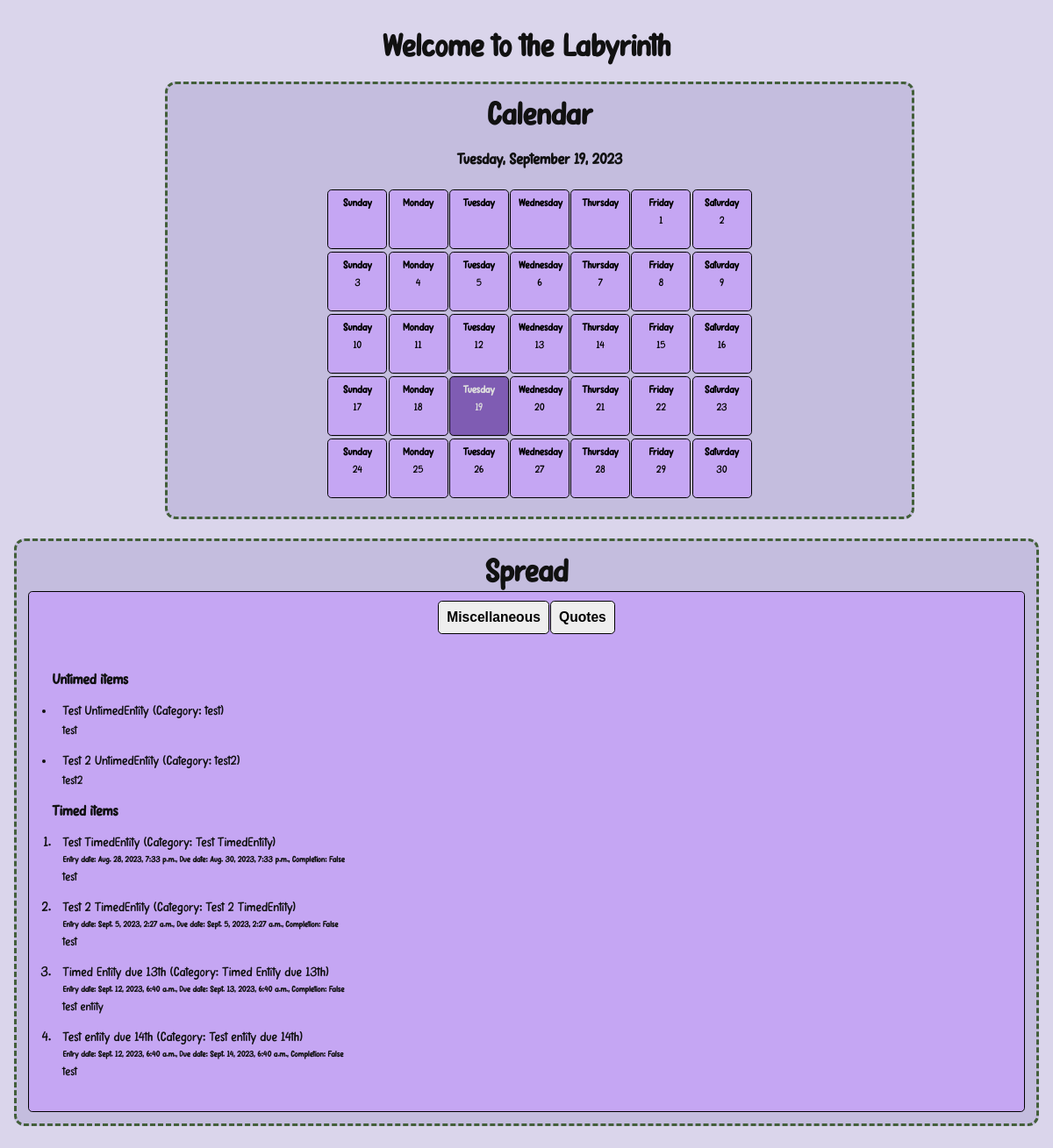
The page /the_labyrinth/ on the database as committed earlier.
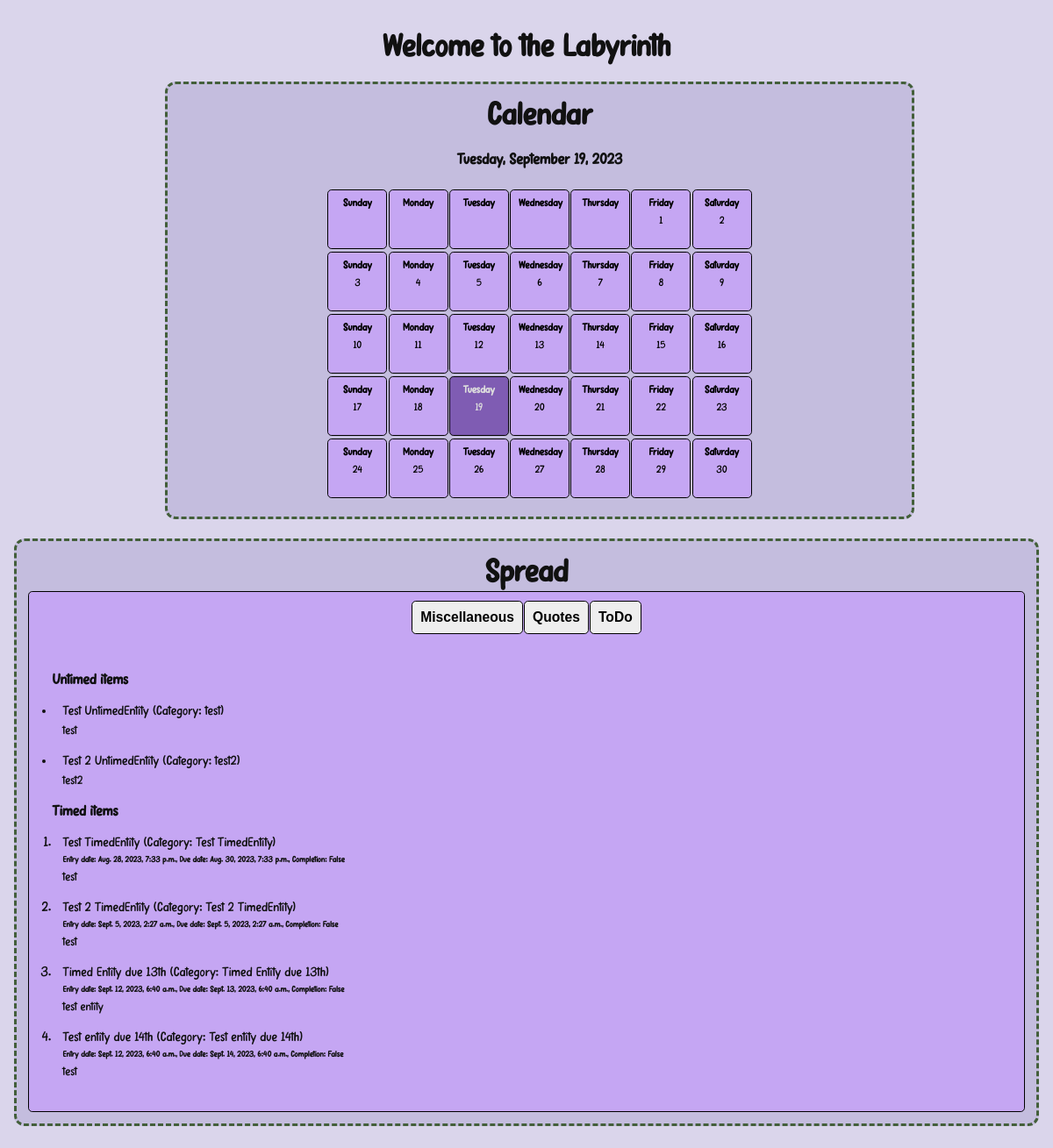
The same page on the database as committed later.
### the_labyrinth/models.py (models this page shows, shortened)
class Domain(models.Model):
    domain_name = models.CharField(max_length=100)
    start_date = models.DateField("Beginning Date")
    end_date = models.DateField("Ending Date")
    description = models.CharField(max_length=300)

class UntimedEntity(models.Model):
    domains = models.ForeignKey(Domain, on_delete=models.CASCADE, related_name="untimedEntity")
    entity_name = models.CharField(max_length=100)
    category = models.CharField(max_length=100)
    text = models.TextField("Notes")

class TimedEntity(models.Model):
    domains = models.ForeignKey(Domain, on_delete=models.CASCADE, related_name="timedEntity")
    entity_name = models.CharField(max_length=100)
    category = models.CharField(max_length = 100)
    start_date_time = models.DateTimeField("Entry Date")
    end_date_time = models.DateTimeField("Due Date")
    text = models.TextField("Description")
    complete = models.BooleanField()

### the_labyrinth/views.py (the view)
# urls.py: path("", views.labyrinth, name="labyrinth")
def labyrinth(request):
    return render(request, "the_labyrinth/labyrinth.html", {"d": domains, "u": untimedEntities, "t": timedEntities})

### the_labyrinth/templatetags/the_labyrinth_extras.py (called while the page is built)
@register.filter(name="from_domain")
def in_domain(obj, domain):
    return obj.filter(domains=domain)

### the_labyrinth/templates/the_labyrinth/labyrinth.html (shortened to what this page needs)
{% load static %}
{% load the_labyrinth_extras %}
<html>
    <head>
        <link rel="stylesheet" href="{% static 'the_labyrinth/labyrinth.css' %}">
    </head>
    <body>
        {% block content %}
        <h1 class="intro">Welcome to the Labyrinth</h1>
        <div id="calendar">
            <h2>Calendar</h2>
        </div>
        <br>
        <div id="spread">
            <h2>Spread</h2>
            <div id="spread_full_box">
                <div id="spread_buttons">
                    {% for i in d %}
                        <button onclick="toggle_spread('{{i.domain_name}}')"><h3>{{i.domain_name}}</h3></button>
                    {% endfor %}
                </div>
                <br>
                <div id="spread_content">
                    {% for i in d %}
                        <div id={{i.domain_name}} class="spread_block">
                            <div class="{{i.domain_name}}_body">
                                <h4 class="spread_section_title">Untimed items</h4>
                                <ul>
                                    {% for j in u|from_domain:i.id %}
                                        <li>
                                            <p class="spread_entity_name">
                                                {{j.entity_name}} (Category: {{j.category}})
                                            </p>
                                            <p class="spread_description">
                                                {{j.text}}
                                            </p>
                                        </li>
                                    {% endfor %}
                                </ul>
                                <h4 class="spread_section_title">Timed items</h4>
                                <ol>
                                    {% for k in t|from_domain:i.id %}
                                        <li>
                                            <p class="spread_entity_name">
                                                {{k.entity_name}} (Category: {{k.entity_name}})
                                            </p>
                                            <h5 class="spread_brief">
                                                Entry date: {{k.start_date_time}}, Due date: {{k.end_date_time}}, Completion: {{k.complete}}
                                            </h5>
                                            <p class="spread_description">
                                                {{k.text}}
                                            </p>
                                        </li>
                                    {% endfor %}
                                </ol>
                            </div>
                        </div>
                    {% endfor %}
                </div>
            </div>
        </div>
        <div id="item_form">
        </div>
        {% endblock %}
    </body>
</html>

### the_labyrinth/static/the_labyrinth/labyrinth.css (style rules this page uses)
* { padding: 0.25vw; margin: 0.25vw; }
body { font-family: papernotes; background-color: #DAD5EB; color: #111; }
h2 { font-size: 3vw; }
.intro { text-align: center; font-size: 3vw; padding: 1vw; margin: 1vw; }
#calendar { text-align: center; background-color: #C4BDDE; border: 0.25vw dashed #435F3A; border-radius: 1vw; margin: 4px; padding: 1vw; width: 70%; margin-left: 15%; }
#spread { text-align: center; background-color: #C4BDDE; border: 0.25vw dashed #435F3A; border-radius: 1vw; margin: 4px; padding: 1vw; }
#spread_full_box { background-color: #C5A6F3; border: 0.15vw solid black; border-radius: 0.4vw; margin: 0.05vw; }
#spread_buttons { display: flex; justify-content: center; }
button { border: 0.15vw solid black; background-color: #eee; border-radius: 0.4vw; margin: 0.05vw; padding: 0.25vw; }
#spread_content { display: flex; justify-content: center; }
.spread_block { display:inline-block; width: 100%; text-align: left; min-height: 20vw; }
.spread_section_title { font-size: 1.40vw; }
.spread_entity_name { font-size: 1.25vw; }
.spread_brief { font-size: 0.8vw; }
.spread_description { font-size: 1.15vw; }

Rows that differ between the two databases and show on the page:
added Domain: domain_name "ToDo", shown under "Spread"
